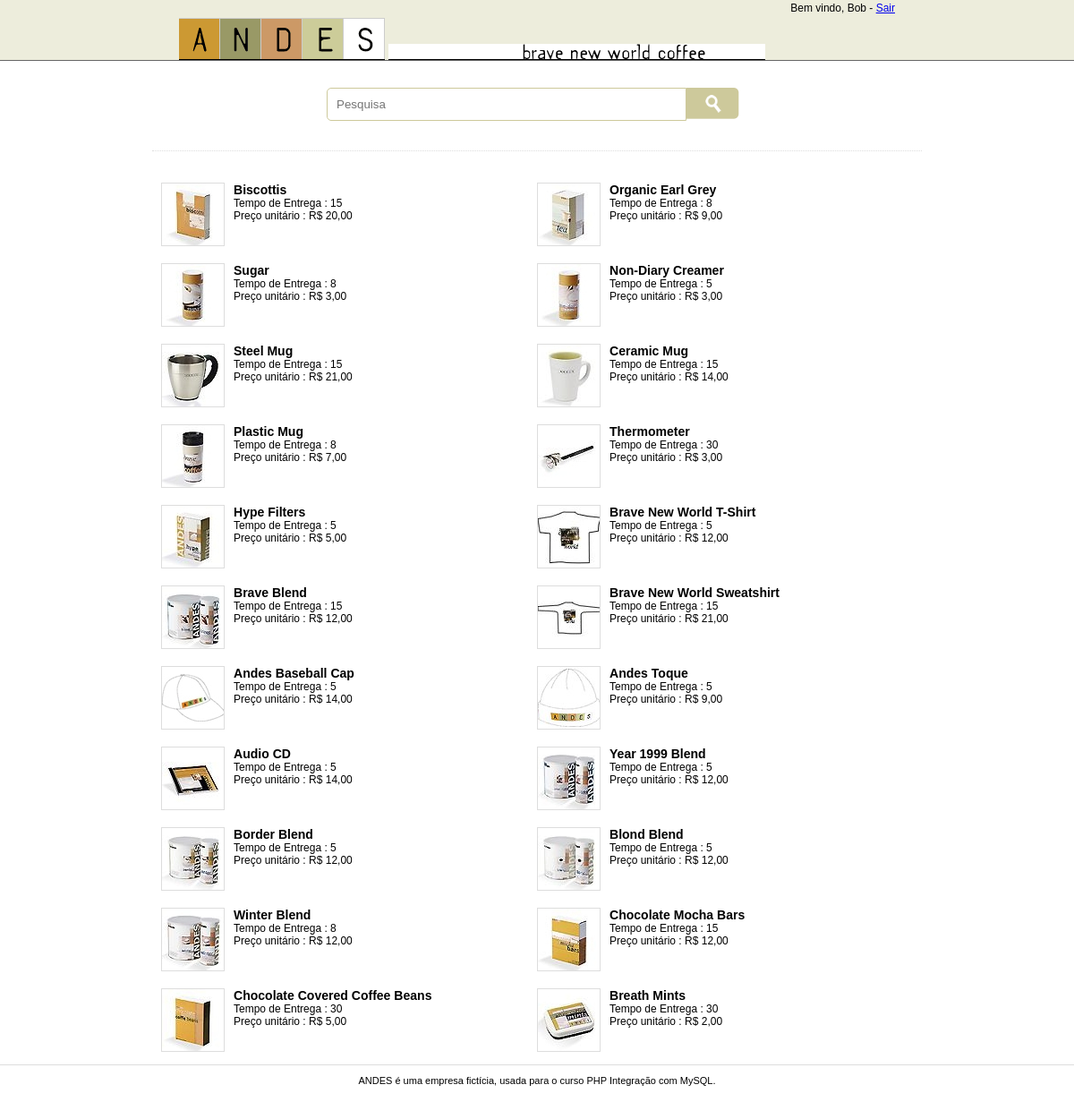
/integrated/listagem_produtos.php (signed in), run on the app's committed database.
### tables this page shows
CREATE TABLE `clientes` (
  `clienteID` int NOT NULL AUTO_INCREMENT,
  `nomecompleto` varchar(50) DEFAULT NULL,
  `endereco` varchar(50) DEFAULT NULL,
  `complemento` varchar(30) DEFAULT NULL,
  `numero` varchar(15) DEFAULT NULL,
  `cidade` varchar(50) DEFAULT NULL,
  `estadoID` tinyint DEFAULT NULL,
  `cep` varchar(10) DEFAULT NULL,
  `ddd` varchar(3) DEFAULT NULL,
  `telefone` varchar(10) DEFAULT NULL,
  `email` varchar(50) DEFAULT NULL,
  `usuario` varchar(10) DEFAULT NULL,
  `senha` varchar(10) DEFAULT NULL,
  `nivel` varchar(10) DEFAULT NULL,
  PRIMARY KEY (`clienteID`)
);

CREATE TABLE `produtos` (
  `produtoID` int NOT NULL AUTO_INCREMENT,
  `nomeproduto` varchar(50) DEFAULT NULL,
  `descricao` longtext,
  `codigobarra` varchar(15) DEFAULT NULL,
  `tempoentrega` tinyint DEFAULT NULL,
  `precorevenda` decimal(10,2) DEFAULT NULL,
  `precounitario` decimal(10,2) DEFAULT NULL,
  `estoque` mediumint DEFAULT NULL,
  `imagemgrande` varchar(100) DEFAULT NULL,
  `imagempequena` varchar(100) DEFAULT NULL,
  `descontinuado` tinyint(1) DEFAULT '0',
  `fornecedorID` tinyint DEFAULT NULL,
  `categoriaID` tinyint DEFAULT NULL,
  PRIMARY KEY (`produtoID`)
);

### integrated/_incluir/funcoes.php (called while the page is built, shortened)
<?php
    function real_format($valor) {
        $valor  = number_format($valor,2,",",".");
        return "R$ " . $valor;
    }
?>

### integrated/listagem_produtos.php (the view, shortened to what this page needs)
<?php require_once("../connection/conexao.php"); ?>
<?php include_once("_incluir/funcoes.php"); ?>
<?php
    $produtos = "SELECT produtoID, nomeproduto, tempoentrega, precounitario, imagempequena ";
    $produtos .= "FROM produtos ";
    $resultado = mysqli_query($connect, $produtos);
?>
<!doctype html>
<html>
<head>
    <link href="_css/estilo.css" rel="stylesheet">
    <link href="_css/produtos.css" rel="stylesheet">
    <link href="_css/produto_pesquisa.css" rel="stylesheet">
</head>
<body>
    <?php include_once("_incluir/topo.php"); ?>
    <main>
        <div id="janela_pesquisa">
            <form action="listagem_produtos.php" method="get">
                <input type="text" name="produto" placeholder="Pesquisa">
                <input type="image" name="pesquisa" src="_assets/botao_search.png">
            </form>
        </div>
        <div id="listagem_produtos">
            <?php while ($linha = mysqli_fetch_assoc($resultado)) { ?>
                <ul>
                    <li class="imagem">
                        <a href="detalhe_produtos.php?codigo_prod=<?php echo $linha['produtoID'] ?>">
                            <img src="<?php echo $linha["imagempequena"] ?>">
                        </a>
                    </li>
                    <li>
                        <h3><?php echo $linha["nomeproduto"] ?></h3>
                    </li>
                    <li>Tempo de Entrega : <?php echo $linha["tempoentrega"] ?></li>
                    <li>Preço unitário : <?php echo real_format($linha["precounitario"]) ?></li>
                </ul>
            <?php } ?>
        </div>
    </main>
    <?php include_once("_incluir/rodape.php"); ?>
</body>
</html>

### integrated/_incluir/topo.php (shortened to what this page needs)
<header>
    <div id="header_central">
        <?php
            if (isset($_SESSION["cliente_portal"])){
                $user = $_SESSION["cliente_portal"];
                $saudation = "SELECT nomecompleto FROM clientes WHERE clienteID = {$user} ";
                $saudation_login = mysqli_query($connect, $saudation);
                $saudation_login = mysqli_fetch_assoc($saudation_login);
                $nome = $saudation_login["nomecompleto"];
        ?>
        <div id="header_saudacao">
            <h5>Bem vindo, <?php echo $nome; ?> - <a href="sair.php">Sair</a></h5>
        </div>
        <?php
            }if (isset($_SESSION["fornecedor_portal"])){
                    $user = $_SESSION["fornecedor_portal"];
                    $saudation = "SELECT nomefornecedor FROM fornecedores WHERE fornecedorID = {$user} ";
                    $saudation_login = mysqli_query($connect, $saudation);
                    if(!$saudation_login){
                        die("Falha no banco de dados! (Saudação)");
                    }
                    $saudation_login = mysqli_fetch_assoc($saudation_login);
                    $nome = $saudation_login["nomefornecedor"];
        ?>
        <div id="header_saudacao">
            <h5>Bem vindo, <?php echo $nome; ?> - <a href="sair.php">Sair</a></h5>
        </div>
        <?php
           }
        ?>
        <img src="_assets/logo_andes.gif">
        <img src="_assets/text_bnwcoffee.gif">
    </div>
</header>

### integrated/_incluir/rodape.php
<footer>
    <div id="footer_central">
    <p>ANDES é uma empresa fictícia, usada para o curso PHP Integração com MySQL.</p>
    </div>
</footer>

### integrated/_css/estilo.css (style rules this page uses)
body { margin:0; }
header { width:100%; height:67px; background-color:#EDEDDC; border-bottom:1px solid #666; }
div#header_central { position: relative; width:800px; height:67px; margin:0 auto; }
div#header_central img { margin-top:20px; }
div#header_saudacao { position: absolute; top:0; right:0px; text-align: right; }
div#header_saudacao h5 { font-family: sans-serif; font-size: 12px; font-weight: 100; margin:2px 0 0 0; padding:0; }
main { width:960px; min-height: 500px; padding:20px 0; margin:0 auto; }
footer { clear: both; width:100%; height:60px; border-top:1px solid #ddd; }
div#footer_central { width:800px; margin:0 auto; }
div#footer_central p { font-family: sans-serif; font-size: 11px; text-align: center }

### integrated/_css/produtos.css (style rules this page uses)
main div#listagem_produtos { width:860px; margin:0 auto; }
main div#listagem_produtos ul { float:left; margin:5px 10px 5px; padding:0; width:400px; height: 80px; }
main div#listagem_produtos li { font-family: sans-serif; font-size: 12px; list-style: none; }
main div#listagem_produtos li.imagem { float:left; margin-right: 10px; }
main div#listagem_produtos li h3 { margin:0; }
main div#listagem_produtos li img { border:1px solid #ddd; }

### integrated/_css/produto_pesquisa.css (style rules this page uses)
main div#janela_pesquisa { width:860px; height: 70px; margin:0 auto 30px; border-bottom:1px dotted #ddd; }
main div#janela_pesquisa form { width:470px; margin:10px auto; }
main div#janela_pesquisa form input[type="text"] { width:380px; padding:10px; border:1px solid #CDC99B; border-top-left-radius: 5px; border-bottom-left-radius: 5px; float:left; outline: none; }
main div#janela_pesquisa form input[type="image"] { outline: none; cursor: pointer; }

### data on the page
clientes: nomecompleto "Bob"
produtos: imagempequena (picture), nomeproduto "Biscottis", tempoentrega "15", precounitario "R$ 20,00"
produtos: imagempequena (picture), nomeproduto "Organic Earl Grey", tempoentrega "8", precounitario "R$ 9,00"
produtos: imagempequena (picture), nomeproduto "Sugar", tempoentrega "8", precounitario "R$ 3,00"
produtos: imagempequena (picture), nomeproduto "Non-Diary Creamer", tempoentrega "5", precounitario "R$ 3,00"
produtos: imagempequena (picture), nomeproduto "Steel Mug", tempoentrega "15", precounitario "R$ 21,00"
produtos: imagempequena (picture), nomeproduto "Ceramic Mug", tempoentrega "15", precounitario "R$ 14,00"
produtos: imagempequena (picture), nomeproduto "Plastic Mug", tempoentrega "8", precounitario "R$ 7,00"
produtos: imagempequena (picture), nomeproduto "Thermometer", tempoentrega "30", precounitario "R$ 3,00"
produtos: imagempequena (picture), nomeproduto "Hype Filters", tempoentrega "5", precounitario "R$ 5,00"
produtos: imagempequena (picture), nomeproduto "Brave New World T-Shirt", tempoentrega "5", precounitario "R$ 12,00"
produtos: imagempequena (picture), nomeproduto "Brave Blend", tempoentrega "15", precounitario "R$ 12,00"
produtos: imagempequena (picture), nomeproduto "Brave New World Sweatshirt", tempoentrega "15", precounitario "R$ 21,00"
produtos: imagempequena (picture), nomeproduto "Andes Baseball Cap", tempoentrega "5", precounitario "R$ 14,00"
produtos: imagempequena (picture), nomeproduto "Andes Toque", tempoentrega "5", precounitario "R$ 9,00"
produtos: imagempequena (picture), nomeproduto "Audio CD", tempoentrega "5", precounitario "R$ 14,00"
produtos: imagempequena (picture), nomeproduto "Year 1999 Blend", tempoentrega "5", precounitario "R$ 12,00"
produtos: imagempequena (picture), nomeproduto "Border Blend", tempoentrega "5", precounitario "R$ 12,00"
produtos: imagempequena (picture), nomeproduto "Blond Blend", tempoentrega "5", precounitario "R$ 12,00"
produtos: imagempequena (picture), nomeproduto "Winter Blend", tempoentrega "8", precounitario "R$ 12,00"
produtos: imagempequena (picture), nomeproduto "Chocolate Mocha Bars", tempoentrega "15", precounitario "R$ 12,00"
produtos: imagempequena (picture), nomeproduto "Chocolate Covered Coffee Beans", tempoentrega "30", precounitario "R$ 5,00"
produtos: imagempequena (picture), nomeproduto "Breath Mints", tempoentrega "30", precounitario "R$ 2,00"
